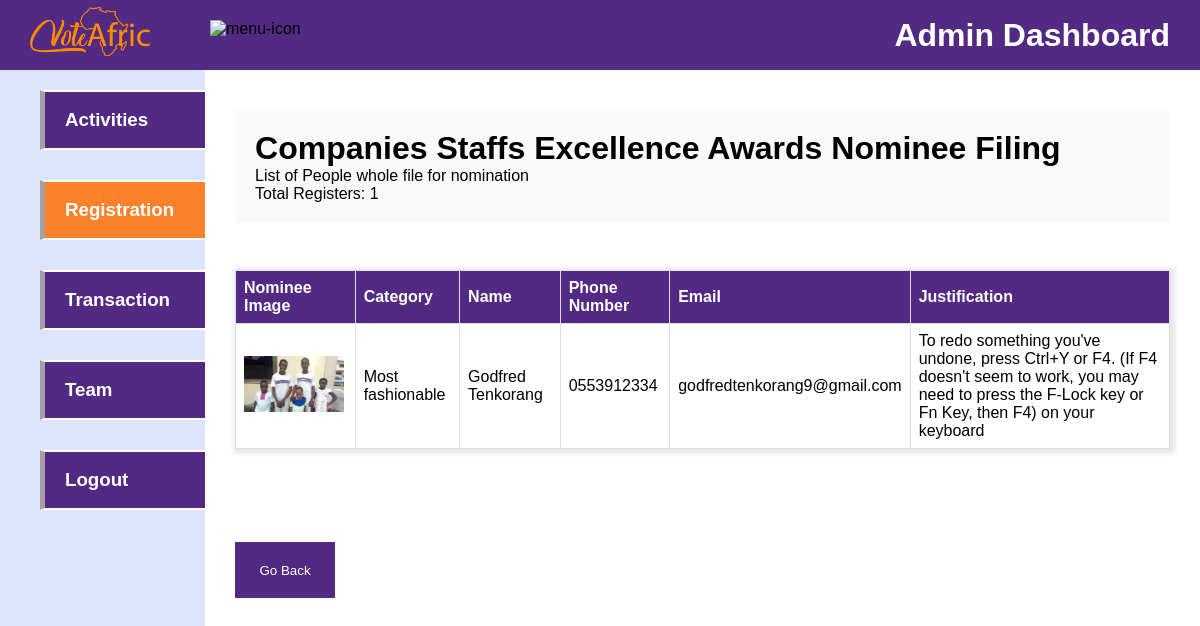
The app's page /dashboard/registration-nominee/companiesstaffsexcellenceawards2024/, older data.
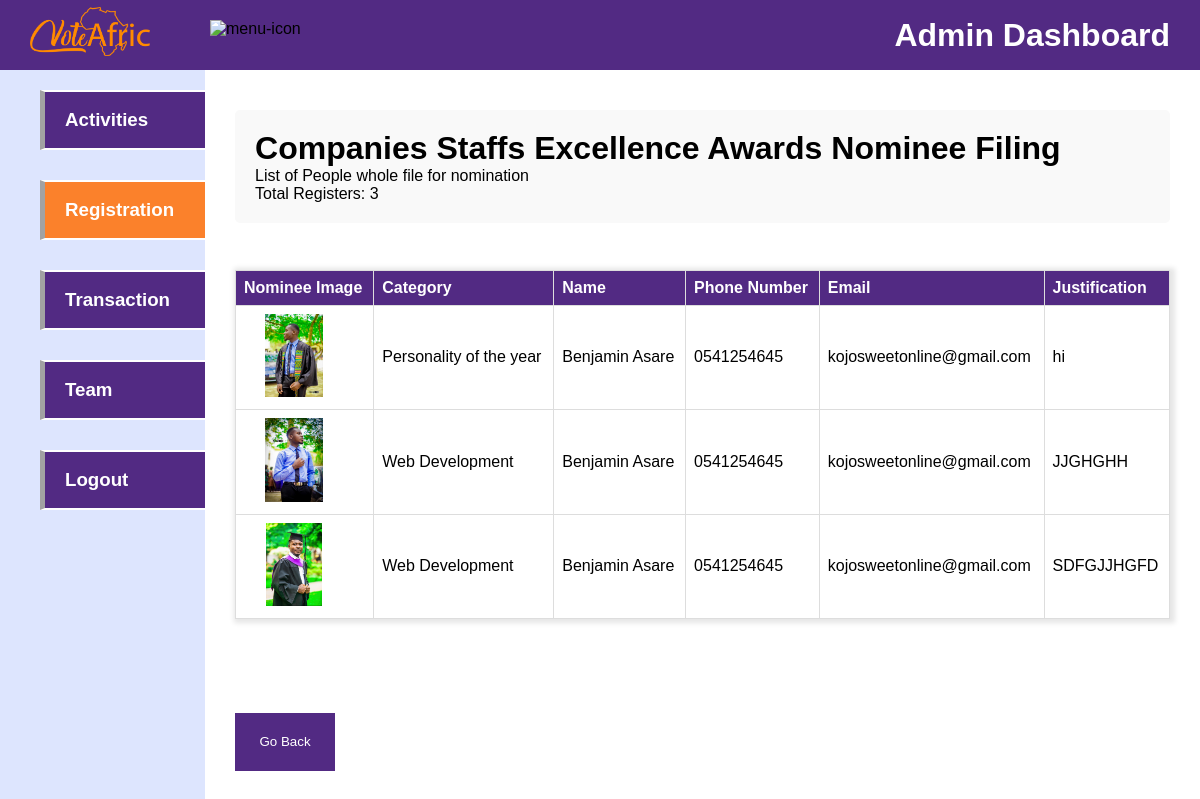
The same page, newer data.
### vote/models.py (models this page shows)
class Category(models.Model):
    award = models.CharField(max_length=100)
    title = models.CharField(max_length=100, null=True)
    image = models.ImageField(upload_to="category")
    slug = models.SlugField(unique=True)
    date_added = models.DateTimeField('date added', null=True)
    end_date = models.DateTimeField('end date', null=True)
    class Meta:
        verbose_name_plural = "categories"
        ordering = ('-date_added',)
    def __str__(self):
        return self.award

### register/models.py (models this page shows, shortened)
class Register(models.Model):
    award = models.ForeignKey(Category, on_delete=models.CASCADE, null=True)
    image = models.ImageField(default='profile.png', upload_to='register_img')
    category = models.CharField(max_length=100)
    name = models.CharField(max_length=225)
    phone = models.CharField(max_length=10)
    email = models.EmailField(null=True)
    content = models.TextField(null=True)
    date_registered = models.DateTimeField(default=timezone.now)
    class Meta:
        verbose_name_plural = "register"

### dashboard/views.py (the view)
# urls.py: path('registration-nominee/<slug:register_slug>/', views.registration_nominee, name='registration_nominee'),
def registration_nominee(request, register_slug):
    award = None
    registers = Register.objects.all()
    if register_slug:
        award = get_object_or_404(Category, slug=register_slug)
        registers = registers.filter(award=award)
        register_count = registers.filter(award=award).count()
    context = {
        'award': award,
        'registers': registers,
        'register_count': register_count,
        'title': 'adminPage'
    }
    return render(request, 'dashboard/registration-nominee.html', context)

### dashboard/templates/dashboard/registration-nominee.html (shortened to what this page needs)
{% load static %}
<!DOCTYPE html>
<html lang="en">
<head>
    <link rel="stylesheet" href="{% static 'vote/admin.css' %}">
</head>
<body>
    <header>
        <div class="logosec">
            <div class="logo">
                <img src="{% static 'vote/img/voteafric-logo.png' %}" alt="geima">
            </div>
            <img src="https://media.geeksforgeeks.org/wp-content/uploads/20221210182541/Untitled-design-(30).png"
                class="icn menuicn" id="menuicn" alt="menu-icon">
        </div>
        <div class="message">
            <h1>Admin Dashboard</h1>
        </div>
    </header>
    <div class="main-container">
        <div class="navcontainer sidebar">
            <nav class="nav">
                <div class="nav-upper-options">
                    <a href="{% url 'adminPage' %}">
                        <div class="nav-option option1 button">
                            <h3>Activities</h3>
                        </div>
                    </a>
                    <a href="{% url 'registration' %}">
                        <div class="nav-option option1 button active">
                            <h3>Registration</h3>
                        </div>
                    </a>
                    <a href="{% url 'transaction' %}">
                        <div class="nav-option option1 button">
                            <h3>Transaction</h3>
                        </div>
                    </a>
                    <a href="{% url 'team' %}">
                        <div class="nav-option option1 button">
                            <h3>Team</h3>
                        </div>
                    </a>
                    <a href="{% url 'logout' %}">
                        <div class="nav-option option1 button">
                            <h3>Logout</h3>
                        </div>
                    </a>
                </div>
            </nav>
        </div>
        <div class="main">
            <div class="list-of-registered-nominee">
                <div class="heading">
                    <h1>{{ award }} Nominee Filing</h1>
                    <p>List of People whole file for nomination</p>
                    <p>Total Registers: {{ register_count }}</p>
                </div>
                <div class="list-of-nominees-container">
                    <div class="table-container">
                        <table>
                            <thead>
                                <tr>
                                    <th>Nominee Image</th>
                                    <th>Category</th>
                                    <th>Name</th>
                                    <th>Phone Number</th>
                                    <th>Email</th>
                                    <th>Justification</th>
                                </tr>
                            </thead>
                            {% for r in registers %}
                            <tbody>
                                <tr>
                                    <td> <img src="{{ r.image.url }}" alt="geima">
                                    </td>
                                    <td>{{ r.category }}</td>
                                    <td>{{ r.name }}</td>
                                    <td>{{ r.phone }}</td>
                                    <td>{{ r.email }}</td>
                                    <td>{{ r.content }}</td>
                                </tr>
                            </tbody>
                            {% endfor %}
                        </table>
                    </div>
                </div>
                <div class="back-button">
                    <a href="{% url 'registration' %}">
                        <button>Go Back</button>
                    </a>
                </div>
            </div>
</body>
</html>

### vote/static/vote/admin.css (style rules this page uses)
* { margin: 0; padding: 0; box-sizing: border-box; font-family: "Poppins", sans-serif; list-style: none; text-decoration: none; }
:root { --background-color1: #fafaff; --background-color2: #ffffff; --background-color3: #ededed; --background-color4: #cad7fda4; --primary-color: #4b49ac; --secondary-color: #0c007d; --Border-color: #3f0097; --one-use-color: #3f0097; --two-use-color: #5500cb; --red: #E31C25; --blue: #092347; --white: #fff; --blue: #011f4a; --voiletColor: #522a83; --orangeColor: #fb812b; --whiteColor: #fff; }
body { max-width: 100%; overflow-x: hidden; }
header { height: 70px; width: 100vw; padding: 0 30px; background-color: var(--voiletColor); position: fixed; z-index: 100; display: flex; justify-content: space-between; align-items: center; }
.logo { font-size: 27px; font-weight: 600; color: rgb(47, 141, 70); }
.logo img { width: 120px; }
.icn { height: 30px; }
.menuicn { cursor: pointer; }
.logosec { display: flex; align-items: center; justify-content: center; }
.message { color: var(--white); }
.logosec { gap: 60px; }
.heading { background-color: #f9f9f9; padding: 20px; border-radius: 5px; }
.message { gap: 40px; position: relative; cursor: pointer; }
.main-container { display: flex; width: 100vw; position: relative; top: 70px; z-index: 1; }
.main { height: calc(100vh - 70px); width: 100%; overflow-y: scroll; overflow-x: hidden; padding: 40px 30px 30px 30px; }
.nav { min-height: 91vh; width: 250px; background-color: var(--background-color4); position: absolute; top: 0; left: 0; box-shadow: 1px 1px 10px rgba(198, 189, 248, 0.825); display: flex; flex-direction: column; justify-content: space-between; align-items: center; overflow: hidden; padding: 20px 20px 20px 20px; }
.navcontainer { height: calc(100vh - 70px); width: 250px; position: relative; overflow-y: scroll; overflow-x: hidden; transition: all 0.5s ease-in-out; }
.button { width: 170px; height: 60px; display: flex; align-items: center; padding: 0 30px 0 20px; gap: 20px; transition: all 0.1s ease-in-out; border: solid 2px; background-color: var(--voiletColor); color: var(--white); border-left: 5px solid #a2a2a2; }
.nav-upper-options { display: flex; flex-direction: column; align-items: center; gap: 30px; }
.list-of-nominees-container { display: flex; flex-wrap: wrap; justify-content: space-between; align-items: center; gap: 2rem; padding: 5% 0; }
.table-container { width: 100%; max-width: 100%; flex-grow: 1; flex-basis: 0; box-shadow: 2px 1px 5px 3px rgba(0, 0, 0, 0.1); }
.table-container img { width: 100px; height: 10vh; object-fit: contain; }
table { width: 100%; border-collapse: collapse; }
table th, table td { border: 1px solid #ddd; padding: 8px; text-align: left; }
table th { background-color:var(--voiletColor); color: var(--white); }
.back-button { margin: 5% 0; }
.back-button button { background-color: var(--voiletColor); width: 100px; height: 7vh; cursor: pointer; color: var(--white); border: none; }
.active { background-color: var(--orangeColor); }

Row changes from the older to the newer data that the page shows:
removed Register: image (picture), category "Most fashionable", name "Godfred Tenkorang", phone "0553912334", email "godfredtenkorang9@gmail.com", content "To redo something you've undone, press Ctrl+Y or F4. (If F4 doesn't seem to work, you may need to press the F-Lock key or Fn Key, then F4) on your keyboard"
added Register: image (picture), category "Personality of the year", name "Benjamin Asare", phone "0541254645", email "kojosweetonline@gmail.com", content "hi"
added Register: image (picture), category "Web Development", name "Benjamin Asare", phone "0541254645", email "kojosweetonline@gmail.com", content "JJGHGHH"
added Register: image (picture), category "Web Development", name "Benjamin Asare", phone "0541254645", email "kojosweetonline@gmail.com", content "SDFGJJHGFD"
Text that changed along with them:
{{ register_count }}: "1" → "3"
